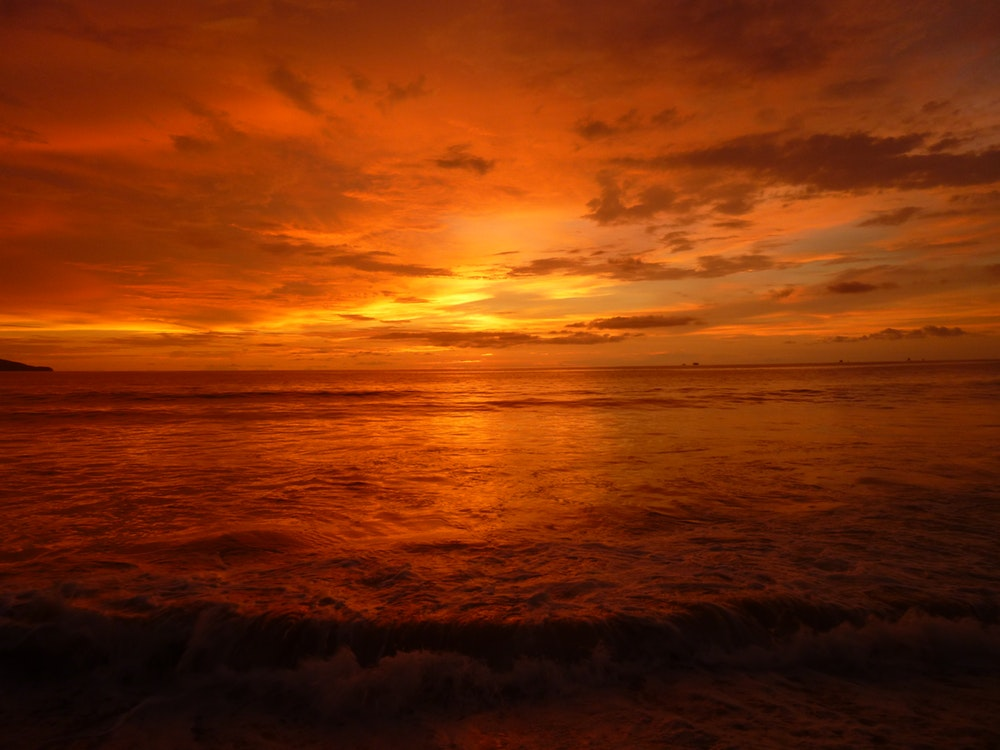
//> input picture src/reinhard/ref.jpg, 1000 x 750 px
$ ./main reinhard/ref.jpg reinhard/src.jpg   (built with g++ and OpenCV 4)
//> lines starting //> are read from the running program, lines starting //| are printed output that depends on the picture
// this file original copy from https://github.com/aman-bhatia/Computer-Vision-Final-Project/blob/master/color-transfer/src/main.cpp
#include <iostream>
#include <vector>
#include <time.h>
#include <opencv2/opencv.hpp>

using namespace std;
using namespace cv;


/*
 * img resized to 1024 x 1024
 * returns a vector of 256 sample points
 */
vector< pair<int,int> >  jitterSampling(Mat &img){

	int num_samples = 256;
	int samples_in_a_row = 16;
	int block_size = 1024/16;

	vector < pair<int, int> > jitter_samples(0);
	for (int i=0; i<samples_in_a_row; i++){
		for (int j=0 ;j<samples_in_a_row; j++){
			int randx = (j * block_size) + (rand() % block_size);
			int randy = (i * block_size) + (rand() % block_size);
			jitter_samples.push_back( make_pair(randx,randy) );
		}
	}
	return jitter_samples;
}


/*
 * takes input as greyscale or LAB colorspace image
 */
Mat neighbourStandardDev(Mat &img){
	Mat result(img.rows , img.cols , DataType<double>::type);
	Mat luminance;
	if (img.channels() == 3){
		vector<Mat> channels(3);
		split(img, channels);
		luminance = channels[0];
	} else if (img.channels() == 1){
		luminance = img.clone();
	} else {
		cout << "Only available for 1 and 3 channel images\n\n";
		exit(0);
	}

	int r = 2;

	copyMakeBorder( luminance, luminance, r , r , r , r , BORDER_CONSTANT , Scalar(0) );
	for (int i=r; i<luminance.rows-r; i++){
		for (int j=r; j<luminance.cols-r; j++){

			double mean = 0;
			for (int m=i-r; m<=i+r; m++){
				for (int n=j-r; n<=j+r; n++){
					mean += (luminance.at<uchar>(m,n));
				}
			}
			mean /= 25;

			double sdev = 0;
			for (int m=i-r; m<=i+r; m++){
				for (int n=j-r; n<=j+r; n++){
					sdev += (luminance.at<uchar>(m,n) - mean)*(luminance.at<uchar>(m,n) - mean);
				}
			}
			sdev /= 25;
			sdev = sqrt(sdev);
			result.at<uchar>(i-r,j-r) = sdev;
		}
	}
	return result;
}


/*
 * reference image in lab format
 * returns colored image of the grey image
 */
Mat colorize(Mat &reference, Mat &grey){
	Mat result(grey.rows , grey.cols , CV_8UC3);
	vector< pair<int,int> > jitter_samples = jitterSampling(reference);
	Mat reference_sdev = neighbourStandardDev(reference);
	Mat grey_sdev = neighbourStandardDev(grey);

	vector<double> sample_values(0);
	for (int i=0; i<jitter_samples.size(); i++){
		int x = jitter_samples[i].first;
		int y = jitter_samples[i].second;
		sample_values.push_back(reference.at<Vec3b>(x,y)[0] + reference_sdev.at<double>(x,y));
	}

	for (int i=0; i<grey.rows; i++){
		for (int j=0; j<grey.cols; j++){

			double value = grey.at<uchar>(i,j) + grey_sdev.at<double>(i,j);

			double nearest_sample = sample_values[0];
			int min_index = 0;
			for (int k=0; k<sample_values.size(); k++){

				if (abs(value - sample_values[k]) < abs(value - nearest_sample)){
					nearest_sample = sample_values[k];
					min_index = k;
				}
			}

			int x = jitter_samples[min_index].first;
			int y = jitter_samples[min_index].second;
			uchar hue = reference.at<Vec3b>(x,y)[1];
			uchar sat = reference.at<Vec3b>(x,y)[2];
			result.at<Vec3b>(i,j) = {grey.at<uchar>(i,j), hue, sat};
		}
	}
	cvtColor(result, result, COLOR_Lab2BGR);
	return result;
}

int main(int argc, char** argv){
	if (argc!=3){
		cout << "Usage : ./a.out <template_colored_image> <grey_image>" << endl;
		exit(0);
	}

	srand(time(NULL));
	Mat ref = imread(argv[1]);
//> ref is the input picture: 750 rows x 1000 cols, CV_8UC3; mean B, G, R 8, 47.6, 123.8
	resize(ref, ref, Size(1024,1024));
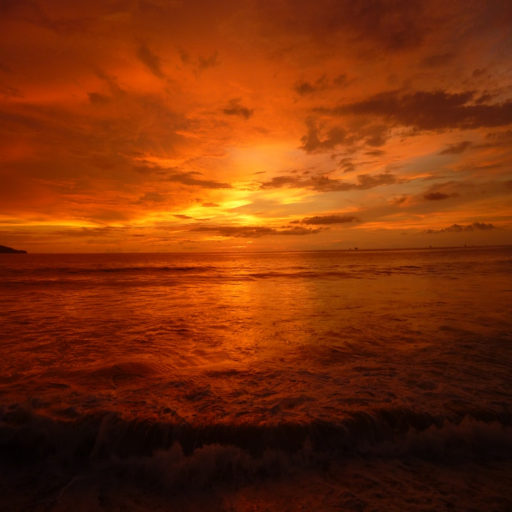
//> ref: 1024 rows x 1024 cols, CV_8UC3 (shown at 1/2 size); mean B, G, R 7.9, 47.5, 123.7
	Mat ref_lab;
	cvtColor(ref, ref_lab, COLOR_BGR2Lab);
//> ref_lab: 1024 rows x 1024 cols, CV_8UC3; mean of channels 0, 1, 2 76, 158, 163.8

	Mat grey = imread(argv[2],0);
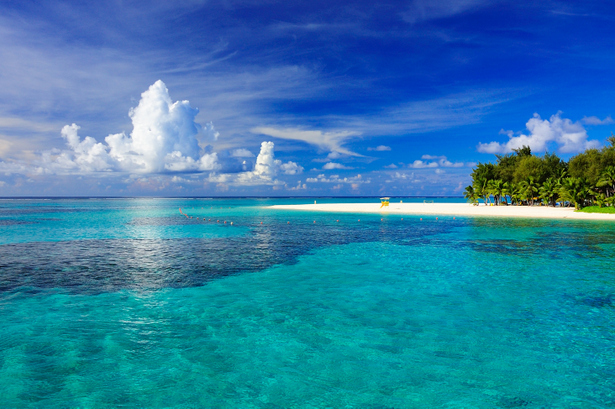
//> input picture src/reinhard/src.jpg, 615 x 409 px
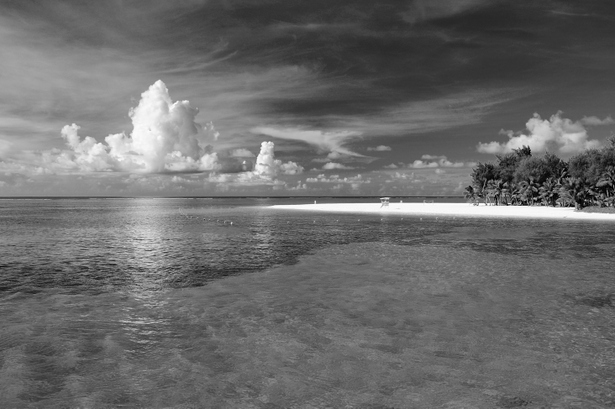
//> grey: 409 rows x 615 cols, CV_8UC1; min 0, max 255, mean 106.5

	Mat colored = colorize(ref_lab, grey);
//> in colorize, `vector< pair<int,int> > jitter_samples = jitterSampling(reference);`: jitter_samples = 256 pairs, first 12: [6, 54], [77, 20], [148, 51], [214, 2], [265, 37], [377, 0], [439, 39], [452, 61], [512, 45], [614, 62], [659, 0], [761, 43]
//> in neighbourStandardDev, `split(img, channels);`:
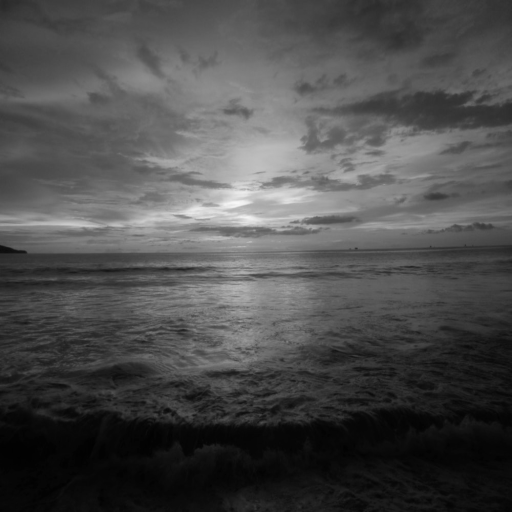
//> channels[0]: 1024 rows x 1024 cols, CV_8UC1 (shown at 1/2 size); min 1, max 249, mean 76
//> in neighbourStandardDev, `split(img, channels);`:
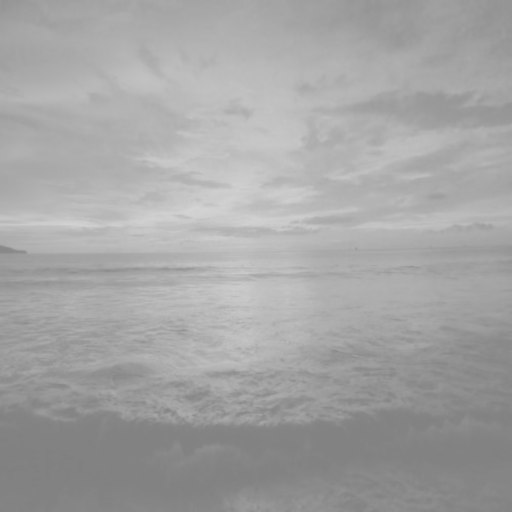
//> channels[2]: 1024 rows x 1024 cols, CV_8UC1 (shown at 1/2 size); min 127, max 212, mean 163.8
//> in neighbourStandardDev (call 2), `copyMakeBorder( luminance, luminance, r , r , r , r , BORDER_CONSTANT ..`:
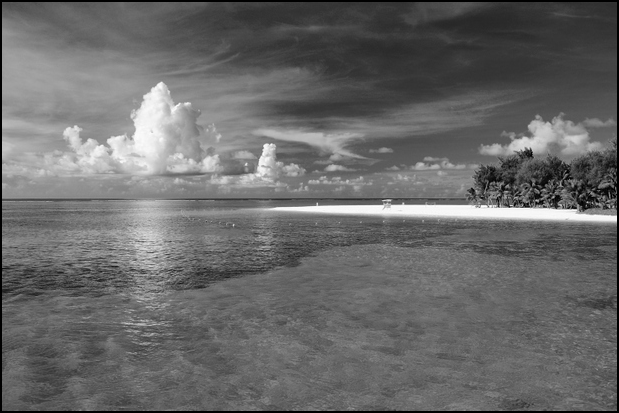
//> luminance: 413 rows x 619 cols, CV_8UC1; min 0, max 255, mean 104.8
//> the loop in colorize, `for (int i=0; i<jitter_samples.size(); i++)` made 256 passes
//> after the loop in colorize, `for (int i=0; i<jitter_samples.size(); i++)`: sample_values = 256 values, max 222 at index 102, min 3 at index 14, mean 76.16
//> after the loop in colorize, `for (int i=0; i<grey.rows; i++)`: result: 409 rows x 615 cols, CV_8UC3; mean of channels 0, 1, 2 106.5, 166.2, 177.9
//> in colorize, `cvtColor(result, result, COLOR_Lab2BGR);`:
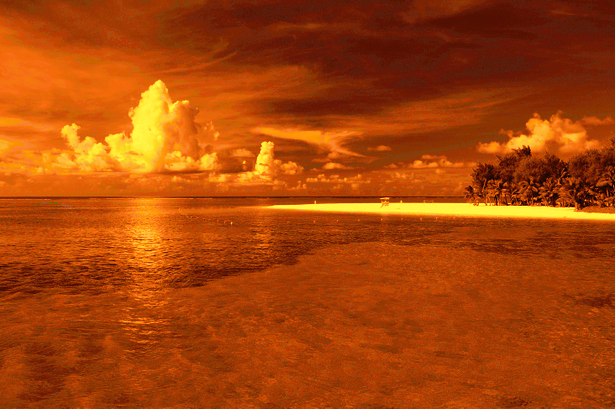
//> result: 409 rows x 615 cols, CV_8UC3; mean B, G, R 7.7, 67.8, 167.2
	imwrite("result.jpg", colored);
}
